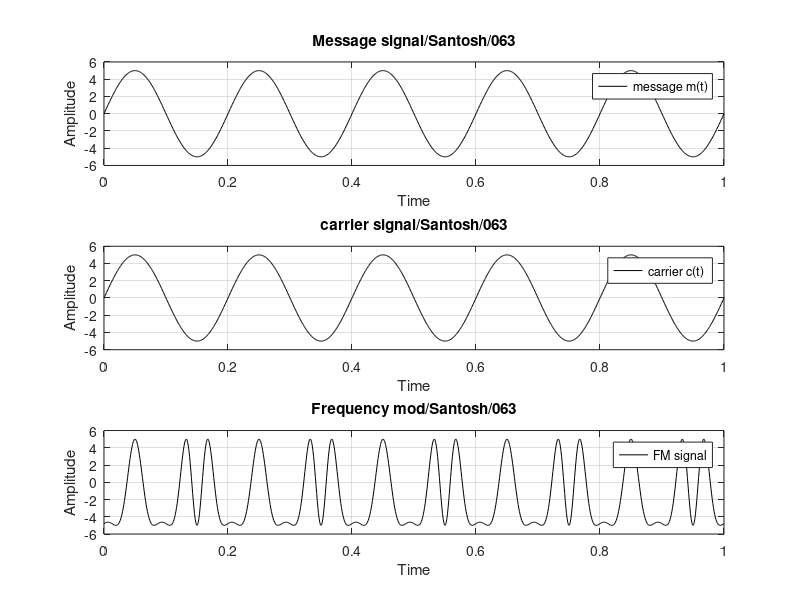

MATLAB code to generate this figure:
% Draw message signal ,carrier signal and FM signal

clc;
close all;
% clear all;
t=0:0.001:1;
vm=input('enter message amplitude ');
vc=input('enter carrier amplitude ');
fm=input('enter message frequency ');
fc=input('enter carrier frequency ' );
m=input('enter modulation index factor ');
msg=vm*sin(2*pi*fm*t);
subplot(311);
plot(t,msg,'black');
xlabel('Time');
ylabel('Amplitude');
title('Message signal/Santosh/063');
legend('message m(t)');
grid on;

carrier=vc*sin(2*pi*fc*t);
subplot(312);
plot(t,carrier,'black');
xlabel('Time');
ylabel('Amplitude');
title('carrier signal/Santosh/063');
legend('carrier c(t)');
grid on;

y=vc*sin(2*pi*fc*t+m.*cos(2*pi*fm*t));
subplot(313);
plot(t,y,'black');
xlabel('Time');
ylabel('Amplitude')
title('Frequency mod/Santosh/063');
legend('FM signal');
grid on;

